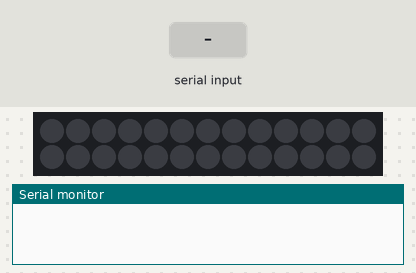
The sketch below on a simulated Arduino Uno, built with avr-gcc and run on an emulated ATmega328P. Shown: 13×2 RGB LED matrix (first LED top left, wired row by row), the last lines printed to the serial monitor. The inputs (shaded band) are chosen by the test bench. The strip is taken to match the declared colour order.

Above: at 1.2 s.
1.3 s: "1" received over Serial
At 2.7 s:
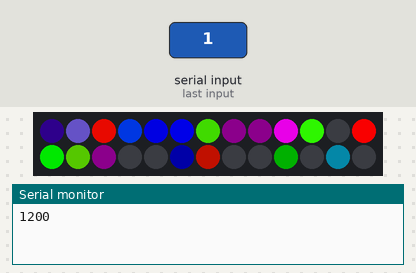
3.8 s: "0" received over Serial
At 5.8 s:
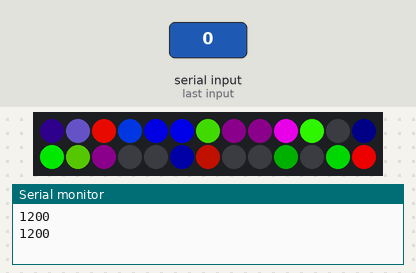
Timing chart, 0 to 7.3 s (numbered marks = the images above; inputs shaded):
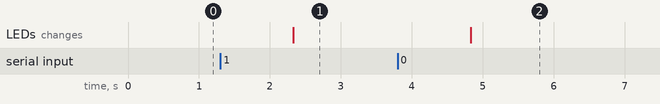

The sketch:

matrixController.ino
```cpp
#include <MemoryFree.h>
#include <Adafruit_NeoPixel.h>
#include <Adafruit_NeoMatrix.h>
#include <Adafruit_GFX.h>

const int DIN = 6;
const int width = 13;
const int height = 2;

int r, g, b;

const int byteLength = width * height * 3 + 1;

Adafruit_NeoMatrix matrix = Adafruit_NeoMatrix(width, height, DIN,
  NEO_MATRIX_TOP     + NEO_MATRIX_RIGHT +
  NEO_MATRIX_ROWS + NEO_MATRIX_PROGRESSIVE,
  NEO_RGB            + NEO_KHZ800);

void setup() {
  matrix.begin();
  matrix.show();
  Serial.begin(250000);
}

void loop() {
  if(Serial.available() > 0) {
    int time1 = millis();
    byte data[byteLength];
    Serial.readBytesUntil(1, data, byteLength);
    Serial.flush();

    int i = 0;
    for(int x = 0; x < width; x++) {
      for(int y = 0; y < height; y++) {
        int time2 = millis();
        r = (int) data[i];
        i++;
        g = (int) data[i];
        i++;
        b = (int) data[i];
        i++;
        matrix.drawPixel(x, y, matrix.Color(r, g, b));
      }
    }
    matrix.show();
    int t = millis() -time1;
    Serial.println(freeMemory(), DEC);
  }
}
```

Measured:
- after the input at 1.3 s, the LEDs: change after 1.0 s (image 1)
- after the input at 3.8 s, the LEDs: change after 1.0 s (image 2)
